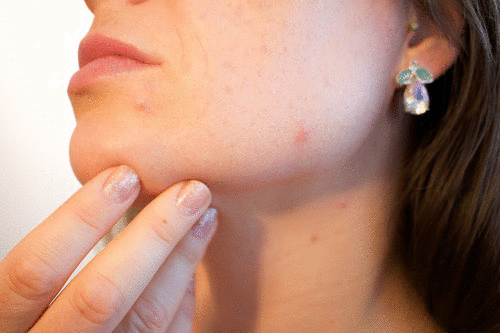
//> input picture data/images/blemish.png, 500 x 333 px
$ ./BlemishRemovalSC   (built with g++ and OpenCV 4)
//> lines starting //> are read from the running program, lines starting //| are printed output that depends on the picture
//
// Created by yhd on 21.03.2020.
//

#include <iostream>

#include <opencv2/opencv.hpp>

std::string DATA_PATH = "../data/images/";

cv::Mat img, imgGray, grad;

void mouseClick(int event, int x, int y, int flags, void* userdata){

    if  ( event == cv::EVENT_LBUTTONDOWN )
    {

    }
}

int main(){
//seamless cloning
    img = imread(DATA_PATH + "blemish.png", cv::IMREAD_COLOR);
//> img is the input picture: 333 rows x 500 cols, CV_8UC3; mean B, G, R 120.6, 139, 181.5

    cv::cvtColor(img, imgGray, cv::COLOR_BGR2GRAY);
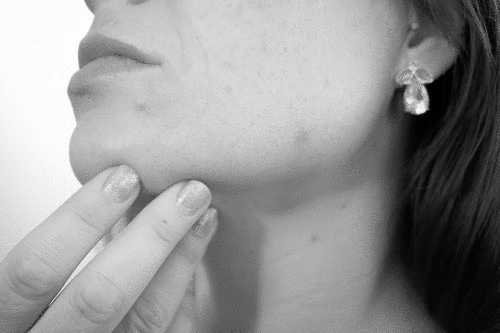
//> imgGray: 333 rows x 500 cols, CV_8UC1; min 1, max 254, mean 149.6

    cv::GaussianBlur(img, img, cv::Size(3, 3), 0, 0, cv::BORDER_DEFAULT);

    cv::cvtColor(img, imgGray, cv::COLOR_BGR2GRAY);

    cv::Mat gradX, gradY, absGradX, absGradY;

    cv::Sobel(imgGray, gradX, CV_16S, 1, 0, 3, 1, 0 , cv::BORDER_DEFAULT);
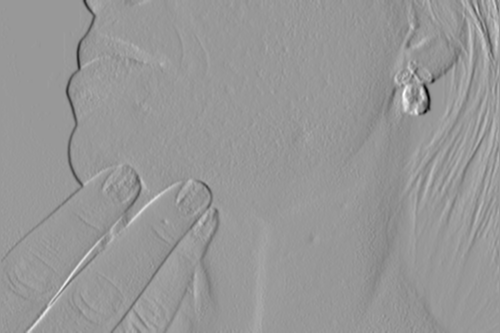
//> gradX: 333 rows x 500 cols, CV_16SC1; min -476, max 321, mean -2.8; drawn with min black and max white
    cv::Sobel(imgGray, gradY, CV_16S, 0, 1, 3, 1, 0 , cv::BORDER_DEFAULT);
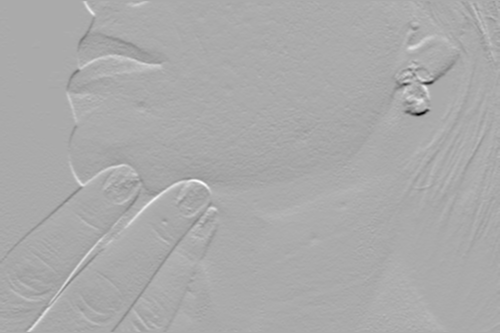
//> gradY: 333 rows x 500 cols, CV_16SC1; min -612, max 302, mean -1.3; drawn with min black and max white

    convertScaleAbs(gradX, absGradX);
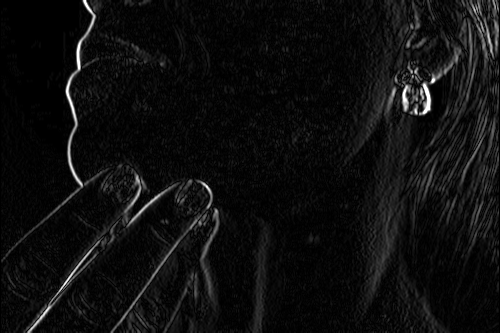
//> absGradX: 333 rows x 500 cols, CV_8UC1; min 0, max 255, mean 14.4
    convertScaleAbs(gradY, absGradY);
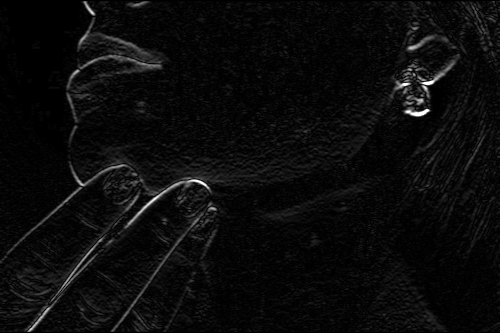
//> absGradY: 333 rows x 500 cols, CV_8UC1; min 0, max 255, mean 11.1

    cv::addWeighted(absGradX, 0.5, absGradY, 0.5, 0, grad);
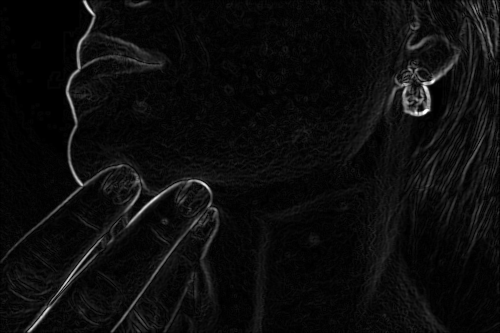
//> grad: 333 rows x 500 cols, CV_8UC1; min 0, max 255, mean 12.8

    cv::namedWindow("Blemish Removal", 1);
    cv::imshow("Blemish Removal", img);

    cv::imshow("GRAD", grad);

    cv::setMouseCallback("Blemish Removal", mouseClick, NULL);

    cv::waitKey(0);


}

$ run again, with data/images/face1.png copied over data/images/blemish.png
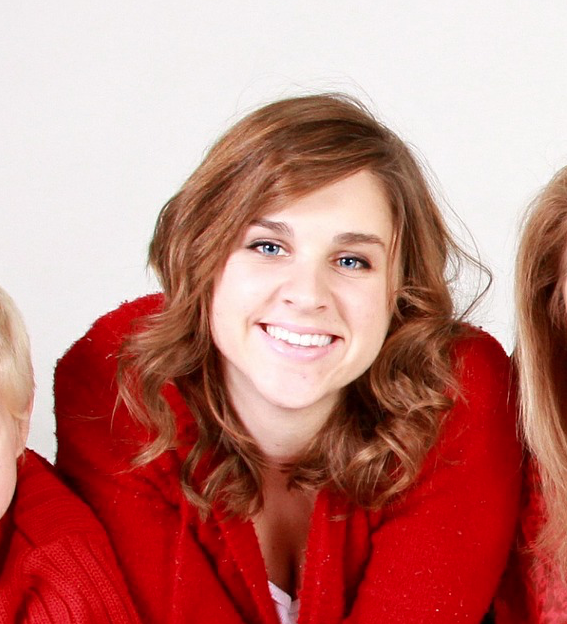
//> input picture data/images/face1.png, 567 x 624 px
//> img is the input picture: 624 rows x 567 cols, CV_8UC3; mean B, G, R 120, 126.6, 191.5
//> `cv::Sobel(imgGray, gradY, CV_16S, 0, 1, 3, 1, 0 , cv::BORDER_DEFAULT);`:
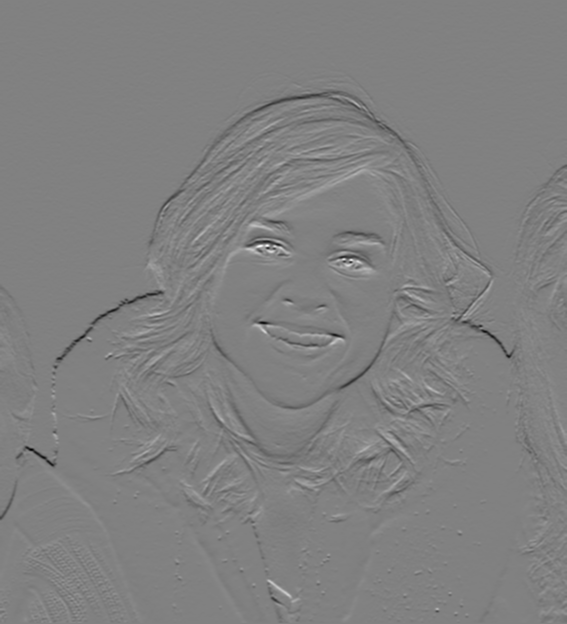
//> gradY: 624 rows x 567 cols, CV_16SC1; min -603, max 588, mean -2.4; drawn with min black and max white
//> `cv::addWeighted(absGradX, 0.5, absGradY, 0.5, 0, grad);`:
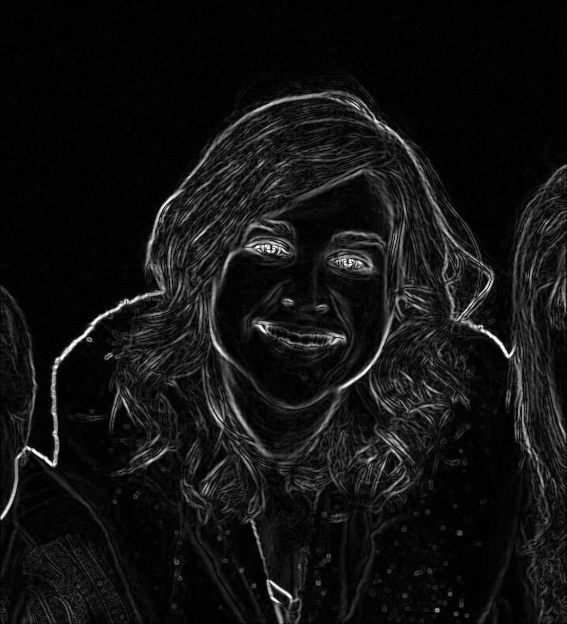
//> grad: 624 rows x 567 cols, CV_8UC1; min 0, max 255, mean 18.2

$ run again, with data/images/face2.png copied over data/images/blemish.png
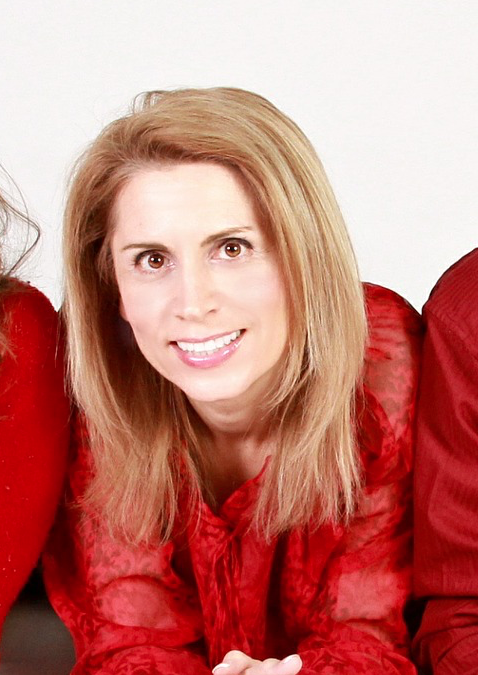
//> input picture data/images/face2.png, 478 x 675 px
//> img is the input picture: 675 rows x 478 cols, CV_8UC3; mean B, G, R 114.9, 123, 194.2
//> `cv::Sobel(imgGray, gradY, CV_16S, 0, 1, 3, 1, 0 , cv::BORDER_DEFAULT);`:
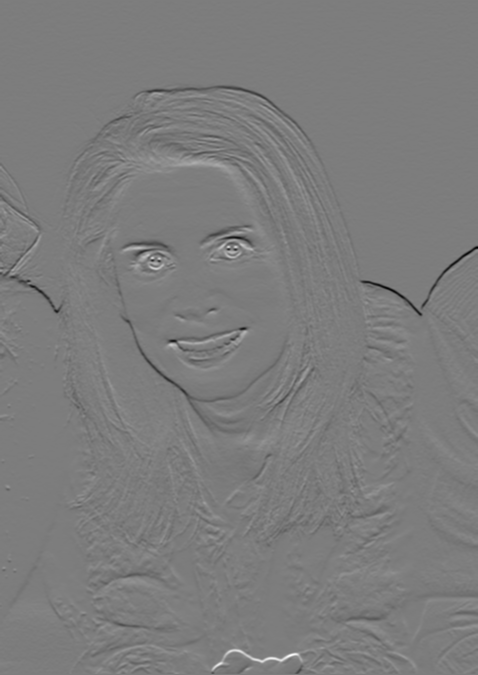
//> gradY: 675 rows x 478 cols, CV_16SC1; min -632, max 656, mean -1.9; drawn with min black and max white
//> `cv::addWeighted(absGradX, 0.5, absGradY, 0.5, 0, grad);`:
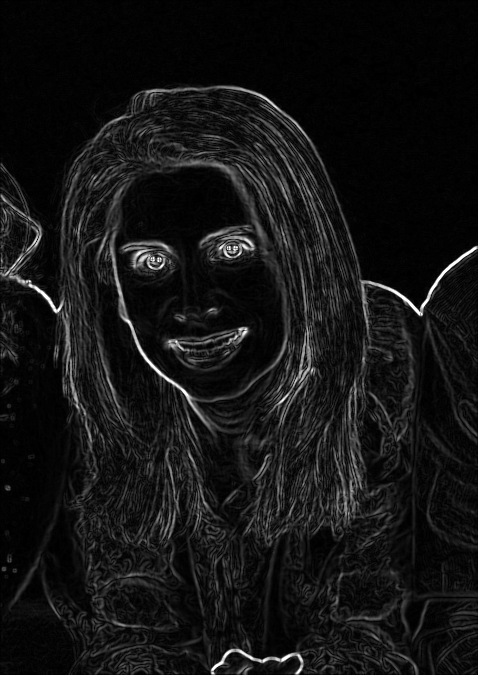
//> grad: 675 rows x 478 cols, CV_8UC1; min 0, max 255, mean 19.9
